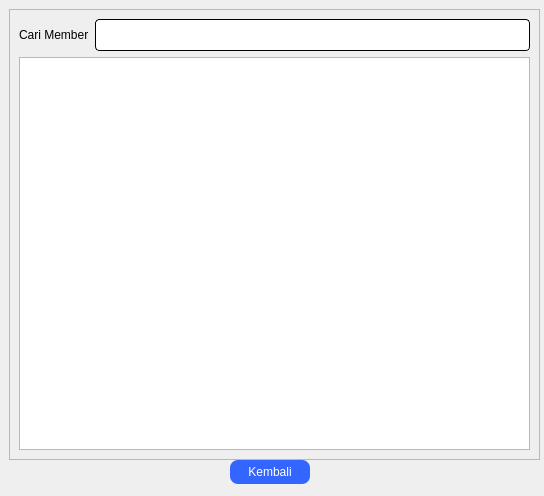
<?xml version="1.0" encoding="UTF-8"?>
<ui version="4.0">
 <class>membersList</class>
 <widget class="QDialog" name="membersList">
  <property name="geometry">
   <rect>
    <x>0</x>
    <y>0</y>
    <width>544</width>
    <height>496</height>
   </rect>
  </property>
  <property name="windowTitle">
   <string>Dialog</string>
  </property>
  <widget class="QFrame" name="frame">
   <property name="geometry">
    <rect>
     <x>9</x>
     <y>9</y>
     <width>531</width>
     <height>451</height>
    </rect>
   </property>
   <property name="frameShape">
    <enum>QFrame::StyledPanel</enum>
   </property>
   <property name="frameShadow">
    <enum>QFrame::Raised</enum>
   </property>
   <layout class="QVBoxLayout" name="verticalLayout_2">
    <item>
     <layout class="QVBoxLayout" name="verticalLayout">
      <item>
       <layout class="QHBoxLayout" name="horizontalLayout">
        <item>
         <widget class="QLabel" name="label">
          <property name="sizePolicy">
           <sizepolicy hsizetype="Fixed" vsizetype="Fixed">
            <horstretch>0</horstretch>
            <verstretch>0</verstretch>
           </sizepolicy>
          </property>
          <property name="styleSheet">
           <string notr="true">font: 10pt &quot;Comic Sans MS&quot;;
color: rgb(0, 0, 0);</string>
          </property>
          <property name="text">
           <string>Cari Member</string>
          </property>
         </widget>
        </item>
        <item>
         <widget class="QLineEdit" name="value">
          <property name="styleSheet">
           <string notr="true">QLineEdit{
	background-color: rgb(255, 255, 255);
	 border: 1px  solid;
     border-radius: 4px;
	font: 24px
}</string>
          </property>
         </widget>
        </item>
       </layout>
      </item>
      <item>
       <widget class="QTableView" name="tableView">
        <property name="styleSheet">
         <string notr="true">QHeaderView::section { background-color: #4f85e2; font: solid}</string>
        </property>
        <attribute name="horizontalHeaderHighlightSections">
         <bool>true</bool>
        </attribute>
        <attribute name="verticalHeaderVisible">
         <bool>false</bool>
        </attribute>
        <attribute name="verticalHeaderHighlightSections">
         <bool>false</bool>
        </attribute>
       </widget>
      </item>
     </layout>
    </item>
   </layout>
  </widget>
  <widget class="QPushButton" name="pushButton">
   <property name="geometry">
    <rect>
     <x>230</x>
     <y>460</y>
     <width>80</width>
     <height>24</height>
    </rect>
   </property>
   <property name="styleSheet">
    <string notr="true">QPushButton{
color: rgb(255, 255, 255);
font: 10pt &quot;Comic Sans MS&quot;;
border-radius:8px;
padding : 0 8px;
background: #3366FF;
border -radius:10px;
}
QPushButton:hover:!pressed

{
background:#4f85e2;
}
QToolButton
{

border-radius:10px;
bacground:red;
color:red;
}

QPushButton:pressed
{
              font-size: 19px;
              transition: 0.9s; 
}</string>
   </property>
   <property name="text">
    <string>Kembali</string>
   </property>
  </widget>
 </widget>
 <resources/>
 <connections/>
</ui>
